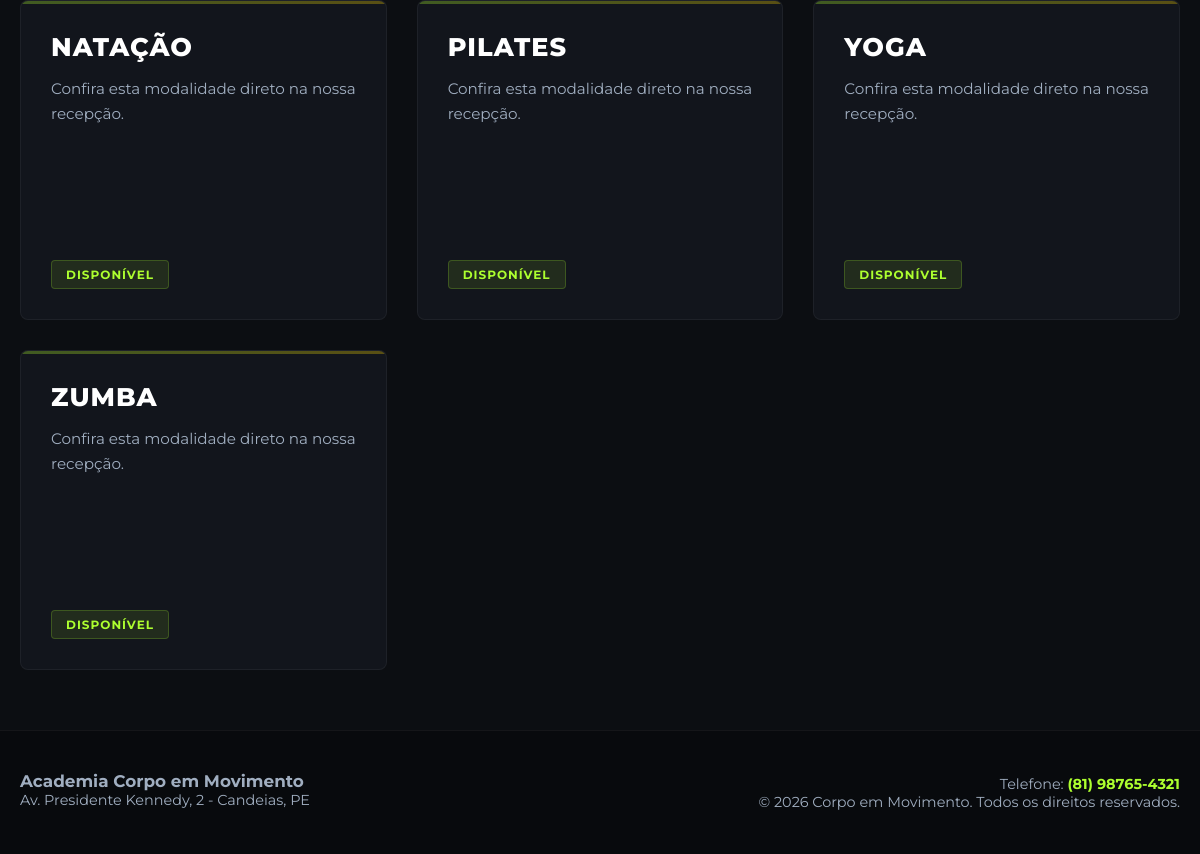
Before: / (lower part) with the older database file.
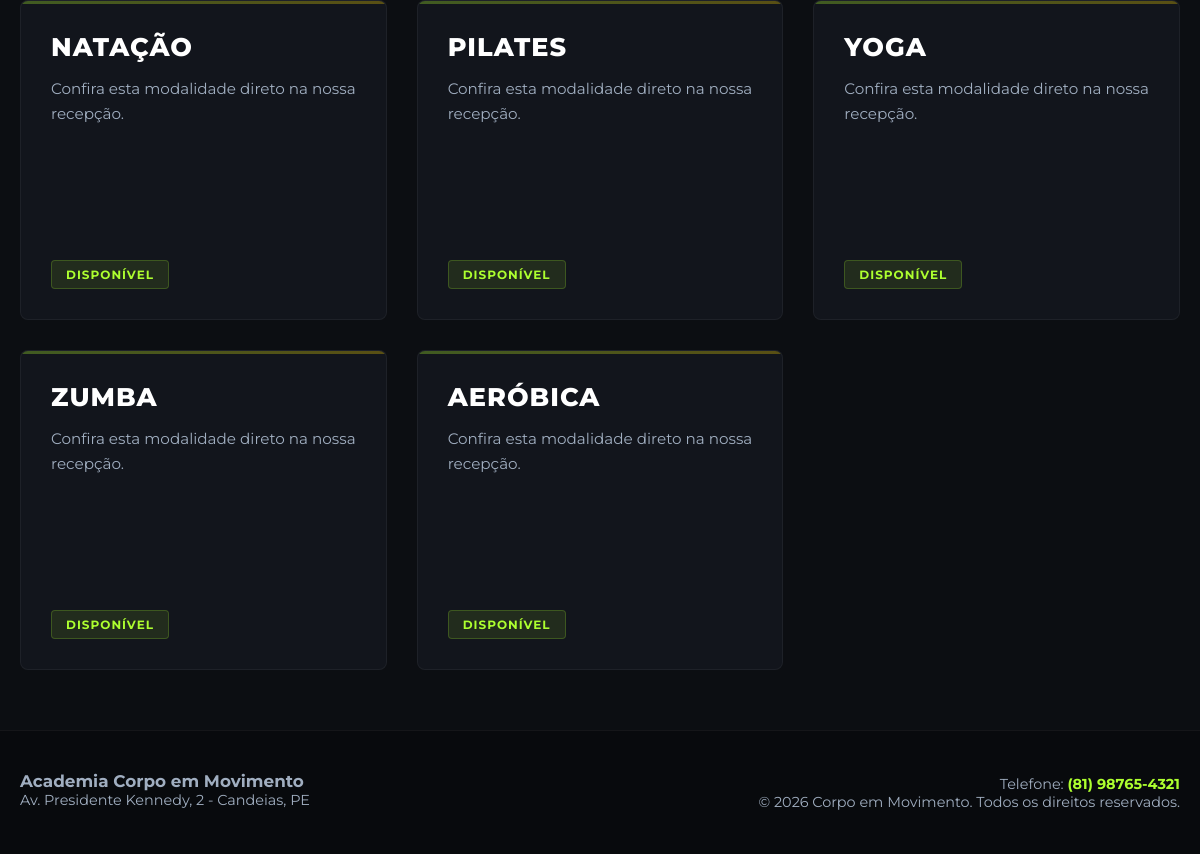
After: the same page with the newer database file.
### gym/models.py (models this page shows, shortened)
class Modality(models.Model):
    name = models.CharField(
        max_length=100, unique=True, verbose_name="Nome da modalidade"
    )
    description = models.TextField(blank=True, verbose_name="Descrição da modalidade")
    active = models.BooleanField(default=True, verbose_name="Ativo")
    class Meta:
        verbose_name = "Modalidade"
        verbose_name_plural = "Modalidades"
        ordering = ["name"]

### gym/views.py (the view)
# urls.py: path("", views.index, name="home"),
def index(request):
    modalities = models.Modality.objects.filter(active=True)
    classes = models.Class.objects.all()
    context = {
        "modalities": modalities,
        "classes": classes,
    }
    return render(request, "index.html", context)

### gym/templates/index.html (shortened to what this page needs)
{% load static %}
<!DOCTYPE html>
<html lang="pt-br">
<head>
    <link rel="stylesheet" href="{% static 'css/global.css' %}">
    <link rel="stylesheet" href="{% static 'css/index.css' %}">
</head>
<body>
    <section class="section-modalities">
        <div class="grid-modalities">
            {% for modality in modalities %}
            <div class="card">
                <div class="card-header">
                    <h3>{{ modality.name }}</h3>
                </div>
                <div class="card-body">
                    <p>{{ modality.description|default:"Confira esta modalidade direto na nossa recepção." }}</p>
                </div>
                <div class="card-footer">
                    <span class="card-badge">Disponível</span>
                </div>
            </div>
            {% empty %}
            <p>Nenhuma modalidade disponível no momento.</p>
            {% endfor %}
        </div>
    </section>
    <footer>
        <div class="footer-container">
            <div class="footer-info">
                <h3>Academia Corpo em Movimento</h3>
                <p>Av. Presidente Kennedy, 2 - Candeias, PE</p>
            </div>
            <div class="footer-contact">
                <p>Telefone: <span>(81) 98765-4321</span></p>
                <p>&copy; 2026 Corpo em Movimento. Todos os direitos reservados.</p>
            </div>
        </div>
    </footer>
</body>
</html>

### gym/static/css/global.css (style rules this page uses)
* { margin: 0; padding: 0; box-sizing: border-box; font-family: 'Montserrat', sans-serif; }
body { background-color: #0c0e12; color: #ffffff; min-height: 100vh; display: flex; flex-direction: column; overflow-x: hidden; }
footer { margin-top: auto; background-color: #080a0d; border-top: 1px solid rgba(255, 255, 255, 0.05); padding: 40px 20px; font-size: 0.9rem; color: #a0aec0; }
.footer-container { max-width: 1200px; margin: 0 auto; display: flex; justify-content: space-between; align-items: center; flex-wrap: wrap; gap: 20px; }
.footer-info p { margin-bottom: 5px; }
.footer-contact { text-align: right; }
.footer-contact span { color: #adff2f; font-weight: bold; }

### gym/static/css/index.css (style rules this page uses)
.section-modalities { width: 100%; max-width: 1200px; margin: 60px auto; padding: 0 20px; }
.grid-modalities { display: grid; grid-template-columns: repeat(3, 1fr); gap: 24px; }
.card { background-color: #12151c; border: 1px solid rgba(255, 255, 255, 0.05); border-radius: 8px; padding: 24px; display: flex; flex-direction: column; justify-content: space-between; min-height: 200px; transition: 0.4s cubic-bezier(0.165, 0.84, 0.44, 1); position: relative; overflow: hidden; }
.card::before { content: ''; position: absolute; top: 0; left: 0; width: 100%; height: 3px; background: linear-gradient(90deg, #adff2f, #ffd700); opacity: 0.3; transition: 0.3s; }
.card-header h3 { font-size: 1.35rem; text-transform: uppercase; font-weight: 800; margin-bottom: 10px; letter-spacing: 1px; }
.card-body p { color: #a0aec0; font-size: 0.9rem; line-height: 1.5; margin-bottom: 20px; }
.card-footer { margin-top: auto; }
.card-badge { display: inline-block; font-size: 0.72rem; font-weight: bold; text-transform: uppercase; letter-spacing: 1px; background-color: rgba(173, 255, 47, 0.1); color: #adff2f; padding: 5px 12px; border-radius: 4px; border: 1px solid rgba(173, 255, 47, 0.2); }
.grid-modalities { display: grid; grid-template-columns: repeat(auto-fill, minmax(280px, 1fr)); gap: 30px; }
.card { background-color: #12151c; border: 1px solid rgba(255, 255, 255, 0.05); border-radius: 8px; padding: 30px; display: flex; flex-direction: column; justify-content: space-between; height: 320px; transition: 0.4s cubic-bezier(0.165, 0.84, 0.44, 1); position: relative; overflow: hidden; }
.card-header h3 { font-size: 1.6rem; text-transform: uppercase; font-weight: 800; margin-bottom: 15px; letter-spacing: 1px; }
.card-body p { color: #a0aec0; font-size: 0.95rem; line-height: 1.6; }
.card-badge { display: inline-block; font-size: 0.75rem; font-weight: bold; text-transform: uppercase; letter-spacing: 1px; background-color: rgba(173, 255, 47, 0.1); color: #adff2f; padding: 6px 14px; border-radius: 4px; border: 1px solid rgba(173, 255, 47, 0.2); }

Changed rows visible on the page:
added Modality: name "AERÓBICA", description "Confira esta modalidade direto na nossa recepção."
